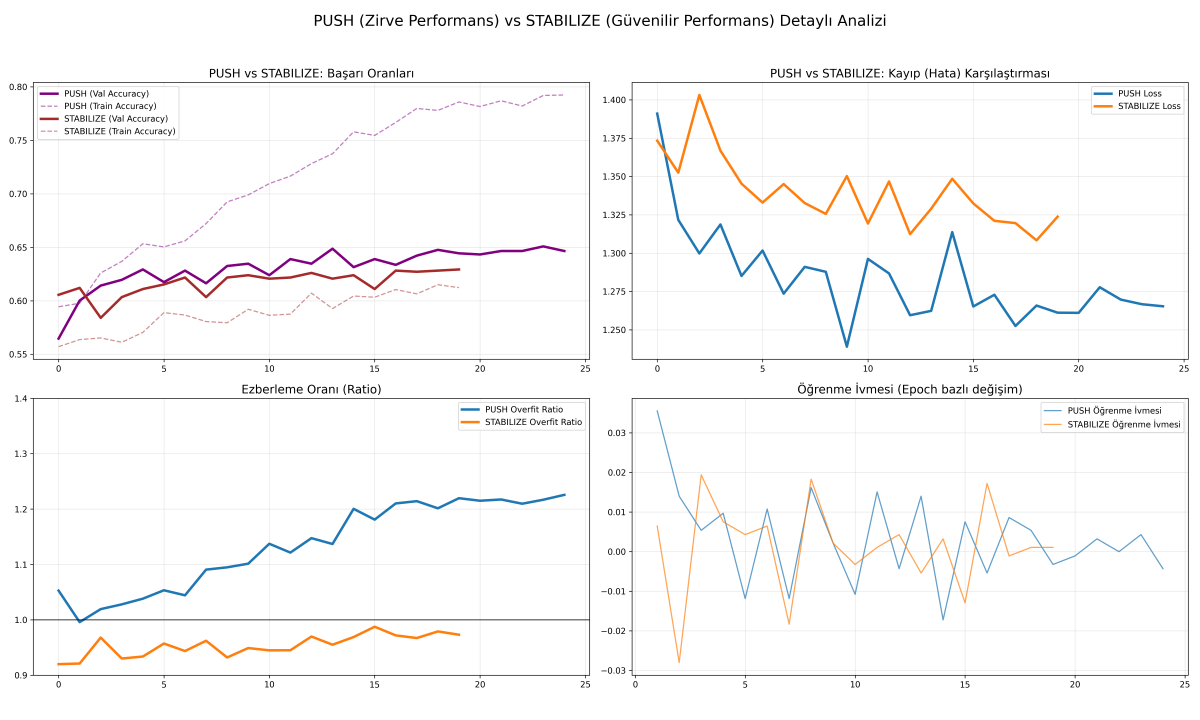
#> input picture efficientb0/push_vs_stabilize_comparison.png, 6000 x 3600 px (shown at 1/5 size)
$ python -i data_loader.py   (imports and definitions only)
#> lines starting #> are read from the running program, lines starting #| are printed output that depends on the picture
import os
import cv2
import numpy as np
import pandas as pd
import tensorflow as tf
from tensorflow.keras.applications.resnet50 import preprocess_input
from config import *

# [4 lines left out: function load_dataframe, not called in this run]

def resolve_path(x):
    return x if os.path.isabs(x) else os.path.join(DATA_ROOT, x)

# --- CLAHE IMPLEMENTATION ---
def apply_clahe_cv2(image):
    """
    OpenCV kullanarak CLAHE uygular.
    Girdi: RGB formatında numpy array (0-255)
    Çıktı: RGB formatında numpy array (float32)
    """
    image = image.astype(np.uint8)

    lab = cv2.cvtColor(image, cv2.COLOR_RGB2LAB)
#> lab: shape (3600, 6000, 3); mean of channels 0, 1, 2 249.4, 128.4, 128.1
    l, a, b = cv2.split(lab)
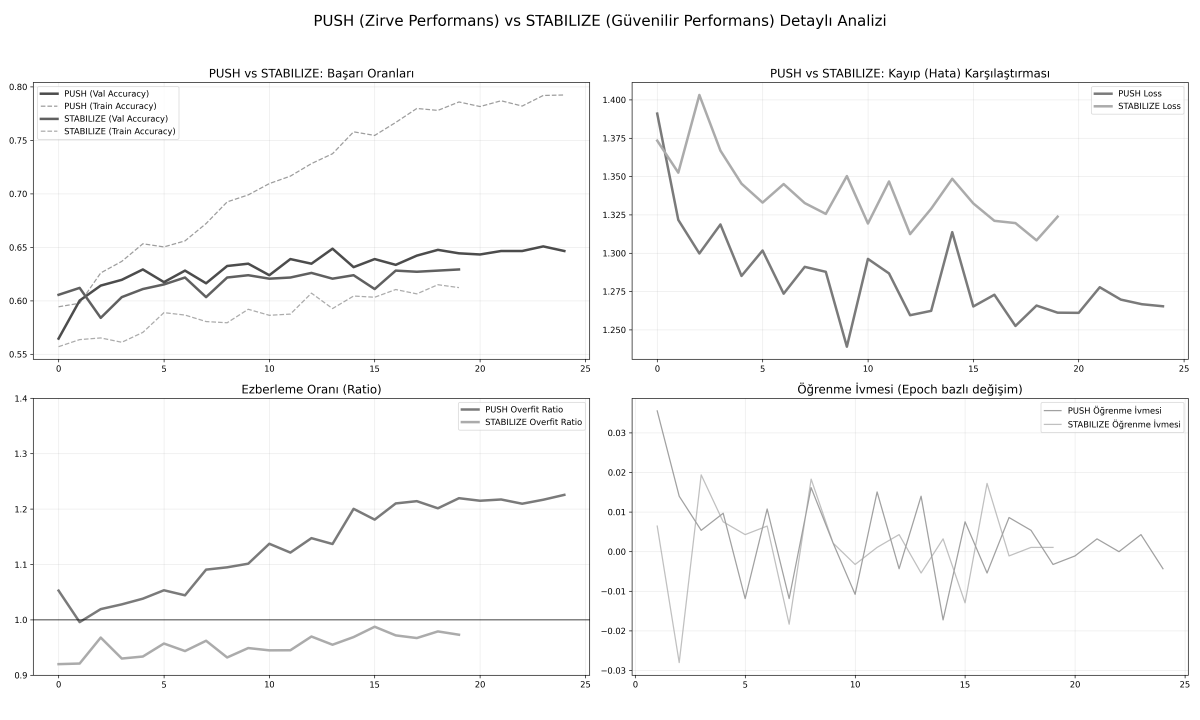
#> l: shape (3600, 6000) (shown at 1/5 size); min 0, max 255, mean 249.4
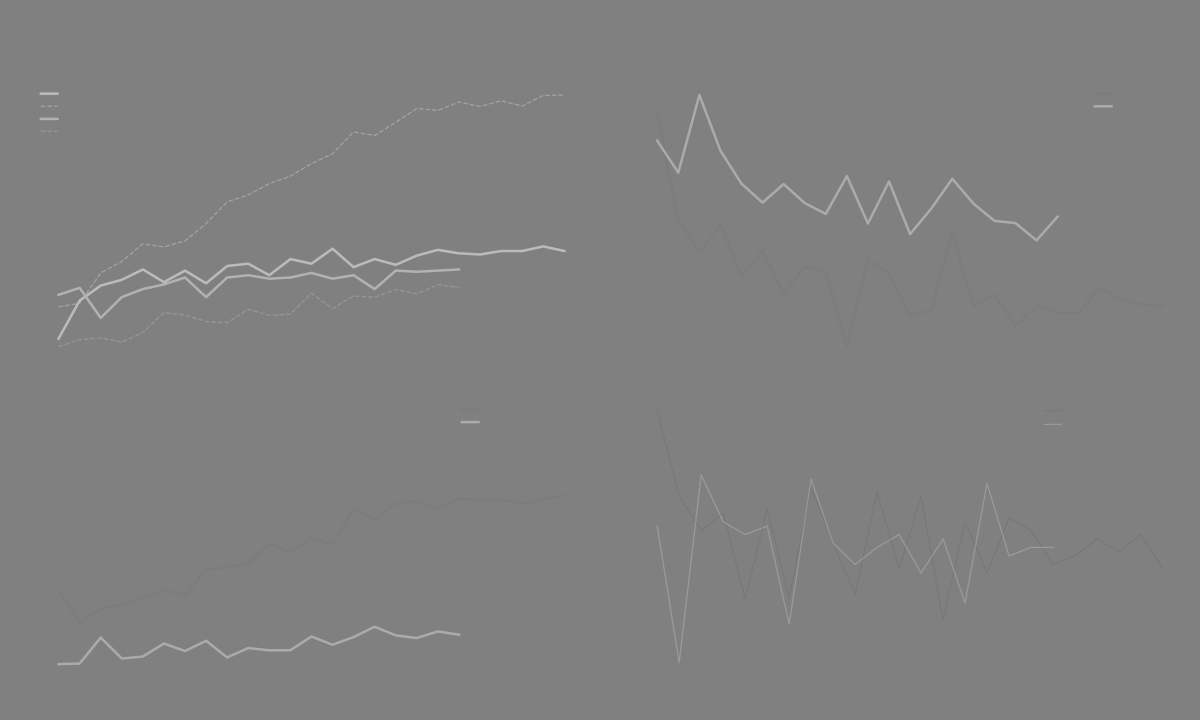
#> a: shape (3600, 6000) (shown at 1/5 size); min 120, max 187, mean 128.4

    clahe = cv2.createCLAHE(clipLimit=2.0, tileGridSize=(8,8))
    cl = clahe.apply(l)

    limg = cv2.merge((cl, a, b))
#> limg: shape (3600, 6000, 3); mean of channels 0, 1, 2 249.3, 128.4, 128.1

    final_img = cv2.cvtColor(limg, cv2.COLOR_LAB2RGB)

    return final_img.astype(np.float32)

# [7 lines left out: function tf_apply_clahe, not called in this run]

# --- AUGMENTATION ---
# [5 lines that did not run here, left out]

# [40 lines left out: functions process_image, augment_image, normalize_only, dataframe_to_dataset, not called in this run]

>>> import cv2
>>> picture = cv2.cvtColor(cv2.imread('../efficientb0/push_vs_stabilize_comparison.png'), cv2.COLOR_BGR2RGB)
>>> result = apply_clahe_cv2(picture)
